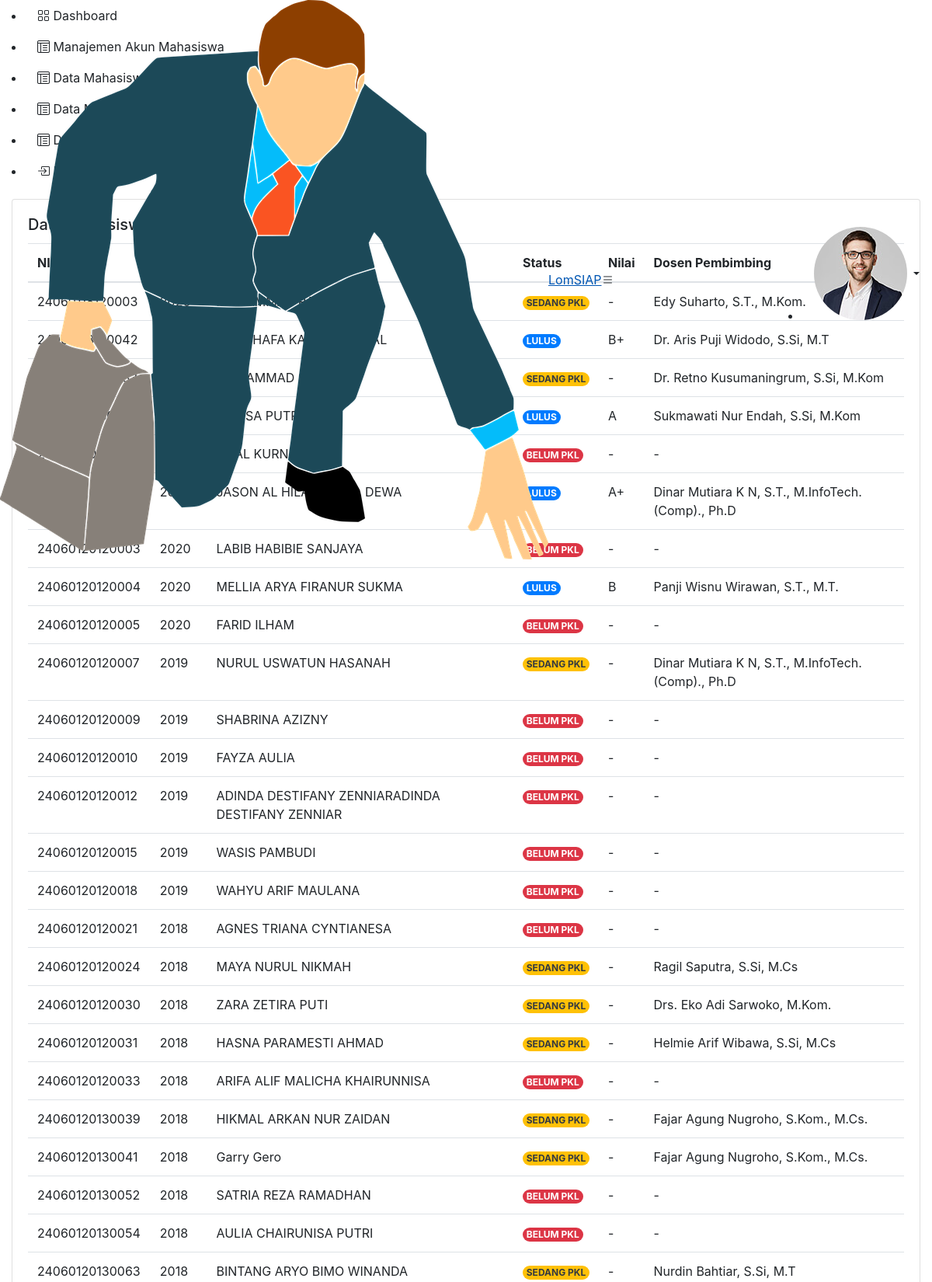
The app's page /data_mahasiswa_pkl.php (upper part) with its own data.
### tables this page shows
CREATE TABLE `data_mahasiswa_pkl` (
  `nim` varchar(15) NOT NULL,
  `tahun` varchar(255) NOT NULL,
  `nama` varchar(50) NOT NULL,
  `nilai` varchar(5) NOT NULL,
  `status` varchar(20) NOT NULL,
  `dosen_pembimbing` varchar(50) DEFAULT NULL
);

### data_mahasiswa_pkl.php (the view, shortened to what this page needs)
<?php
  require_once('koneksi.php');
?>
<!DOCTYPE html>
<html lang="en">
<head>
  <link href="assets/vendor/bootstrap/css/bootstrap.min.css" rel="stylesheet">
  <link href="assets/vendor/bootstrap-icons/bootstrap-icons.css" rel="stylesheet">
  <link href="assets/vendor/boxicons/css/boxicons.min.css" rel="stylesheet">
  <link href="assets/vendor/quill/quill.snow.css" rel="stylesheet">
  <link href="assets/vendor/quill/quill.bubble.css" rel="stylesheet">
  <link href="assets/vendor/remixicon/remixicon.css" rel="stylesheet">
  <link href="assets/vendor/simple-datatables/style.css" rel="stylesheet">
  <link href="assets/css/style.css" rel="stylesheet">
  <link rel="stylesheet" href="https://cdn.jsdelivr.net/npm/bootstrap@4.0.0/dist/css/bootstrap.min.css">
</head>
<body>
  <header id="header" class="header fixed-top d-flex align-items-center">
<div class="d-flex align-items-center justify-content-between">
  <a href="index_admin.php" class="logo d-flex align-items-center">
    <img src="assets/img/lomsiap.png" alt="">
    <span class="d-none d-lg-block">LomSIAP</span>
  </a>
  <i class="bi bi-list toggle-sidebar-btn"></i>
</div>
<nav class="header-nav ms-auto">
  <ul class="d-flex align-items-center">
    <li class="nav-item dropdown pe-3">
      <a class="nav-link nav-profile d-flex align-items-center pe-0" href="#" data-bs-toggle="dropdown" aria-expanded="false">
        <img src="assets/img/profile-img.jpg" alt="Profile" class="rounded-circle">
        <span class="d-none d-md-block dropdown-toggle ps-2"><?= $_SESSION['nama_lengkap'] ?></span>
      </a>
    </li>
  </ul>
</nav>
</header>
  <aside id="sidebar" class="sidebar">
    <ul class="sidebar-nav" id="sidebar-nav">
      <li class="nav-item">
        <a class="nav-link " href="index_admin.php  ">
          <span>Dashboard</span>
        </a>
      </li>
      <li class="nav-item">
                <a class="nav-link collapsed " href="manajemen_akun_mahasiswa.php">
                    <span>Manajemen Akun Mahasiswa</span>
                </a>
            </li>
      <li class="nav-item">
        <a class="nav-link collapsed" href="data_mahasiswa.php">
          <span>Data Mahasiswa</span>
        </a>
      </li>
      <li class="nav-item">
        <a class="nav-link " href="data_mahasiswa_pkl.php">
          <span>Data Mahasiswa PKL</span>
        </a>
      </li>
      <li class="nav-item">
        <a class="nav-link collapsed " href="data_mahasiswa_skripsi.php">
          <span>Data Mahasiswa Skripsi</span>
        </a>
      </li>
      <li class="nav-item">
        <a class="nav-link collapsed" href="logout.php">
          <span>Logout</span>
        </a>
      </li>
    </ul>
  </aside>
  <main id="main" class="main">
          <div class="col-12">
                <div class="card recent-sales overflow-auto">
                  <div class="card-body">
                    <h5 class="card-title">Data Mahasiswa PKL</h5>
                    <table class="table table-borderless datatable">
                      <thead>
                        <tr>
                          <th scope="col">NIM</th>
                          <th scope="col">Tahun</th>
                          <th scope="col">Nama</th>
                          <th scope="col">Status</th>
                          <th scope="col">Nilai</th>
                          <th scope="col">Dosen Pembimbing</th>
                        </tr>
                      </thead>
                      <tbody>
                        <?php
                          $query = "SELECT * FROM data_mahasiswa_pkl";
                          $result = $koneksi -> query($query);
                          while ($row = mysqli_fetch_array($result)){
                            echo "<tr>";
                            echo "<td>".$row['nim']."</td>";
                            echo "<td>".$row['tahun']."</td>";
                            echo "<td>".$row['nama']."</td>";
                            if($row['status'] == "BELUM PKL"){
                             echo "<td><span class='badge rounded-pill bg-danger'>".$row['status']."</span></td>";
                            }
                            if($row['status']=="SEDANG PKL"){
                             echo "<td><span class = 'badge rounded-pill bg-warning text-dark'>".$row['status']."</span></td>";
                            }
                            if($row['status'] == "LULUS"){
                                echo "<td><span class = 'badge rounded-pill bg-primary'>".$row['status']."</span></td>";
                            }
                            echo "<td>".$row['nilai']."</td>";
                            echo "<td>".$row['dosen_pembimbing']."</td>";
                          }
                        ?>
                      </tbody>
                    </table>
  </main>
</body>
</html>

### records on screen
data_mahasiswa_pkl: status "SEDANG PKL", nilai "-", dosen_pembimbing "Edy Suharto, S.T., M.Kom."
data_mahasiswa_pkl: nilai "B+", dosen_pembimbing "Dr. Aris Puji Widodo, S.Si, M.T"
data_mahasiswa_pkl: status "SEDANG PKL", nilai "-", dosen_pembimbing "Dr. Retno Kusumaningrum, S.Si, M.Kom"
data_mahasiswa_pkl: nilai "A", dosen_pembimbing "Sukmawati Nur Endah, S.Si, M.Kom"
data_mahasiswa_pkl: status "BELUM PKL", nilai "-", dosen_pembimbing "-"
data_mahasiswa_pkl: nilai "A+", dosen_pembimbing "Dinar Mutiara K N, S.T., M.InfoTech.(Comp)., Ph.D"
data_mahasiswa_pkl: status "BELUM PKL", nilai "-", dosen_pembimbing "-"
data_mahasiswa_pkl: nim "24060120120004", tahun "2020", nama "MELLIA ARYA FIRANUR SUKMA", status "LULUS", nilai "B", dosen_pembimbing "Panji Wisnu Wirawan, S.T., M.T."
data_mahasiswa_pkl: nim "24060120120005", tahun "2020", nama "FARID ILHAM", status "BELUM PKL", nilai "-", dosen_pembimbing "-"
data_mahasiswa_pkl: nim "24060120120007", tahun "2019", nama "NURUL USWATUN HASANAH", status "SEDANG PKL", nilai "-", dosen_pembimbing "Dinar Mutiara K N, S.T., M.InfoTech.(Comp)., Ph.D"
data_mahasiswa_pkl: nim "24060120120009", tahun "2019", nama "SHABRINA AZIZNY", status "BELUM PKL", nilai "-", dosen_pembimbing "-"
data_mahasiswa_pkl: nim "24060120120010", tahun "2019", nama "FAYZA AULIA", status "BELUM PKL", nilai "-", dosen_pembimbing "-"
data_mahasiswa_pkl: nim "24060120120012", tahun "2019", nama "ADINDA DESTIFANY ZENNIARADINDA DESTIFANY ZENNIAR", status "BELUM PKL", nilai "-", dosen_pembimbing "-"
data_mahasiswa_pkl: nim "24060120120015", tahun "2019", nama "WASIS PAMBUDI", status "BELUM PKL", nilai "-", dosen_pembimbing "-"
data_mahasiswa_pkl: nim "24060120120018", tahun "2019", nama "WAHYU ARIF MAULANA", status "BELUM PKL", nilai "-", dosen_pembimbing "-"
data_mahasiswa_pkl: nim "24060120120021", tahun "2018", nama "AGNES TRIANA CYNTIANESA", status "BELUM PKL", nilai "-", dosen_pembimbing "-"
data_mahasiswa_pkl: nim "24060120120024", tahun "2018", nama "MAYA NURUL NIKMAH", status "SEDANG PKL", nilai "-", dosen_pembimbing "Ragil Saputra, S.Si, M.Cs"
data_mahasiswa_pkl: nim "24060120120030", tahun "2018", nama "ZARA ZETIRA PUTI", status "SEDANG PKL", nilai "-", dosen_pembimbing "Drs. Eko Adi Sarwoko, M.Kom."
data_mahasiswa_pkl: nim "24060120120031", tahun "2018", nama "HASNA PARAMESTI AHMAD", status "SEDANG PKL", nilai "-", dosen_pembimbing "Helmie Arif Wibawa, S.Si, M.Cs"
data_mahasiswa_pkl: nim "24060120120033", tahun "2018", nama "ARIFA ALIF MALICHA KHAIRUNNISA", status "BELUM PKL", nilai "-", dosen_pembimbing "-"
data_mahasiswa_pkl: nim "24060120130039", tahun "2018", nama "HIKMAL ARKAN NUR ZAIDAN", status "SEDANG PKL", nilai "-", dosen_pembimbing "Fajar Agung Nugroho, S.Kom., M.Cs."
data_mahasiswa_pkl: nim "24060120130041", tahun "2018", nama "Garry Gero", status "SEDANG PKL", nilai "-", dosen_pembimbing "Fajar Agung Nugroho, S.Kom., M.Cs."
data_mahasiswa_pkl: nim "24060120130052", tahun "2018", nama "SATRIA REZA RAMADHAN", status "BELUM PKL", nilai "-", dosen_pembimbing "-"
data_mahasiswa_pkl: nim "24060120130054", tahun "2018", nama "AULIA CHAIRUNISA PUTRI", status "BELUM PKL", nilai "-", dosen_pembimbing "-"
data_mahasiswa_pkl: nim "24060120130063", tahun "2018", nama "BINTANG ARYO BIMO WINANDA", status "SEDANG PKL", nilai "-", dosen_pembimbing "Nurdin Bahtiar, S.Si, M.T"
